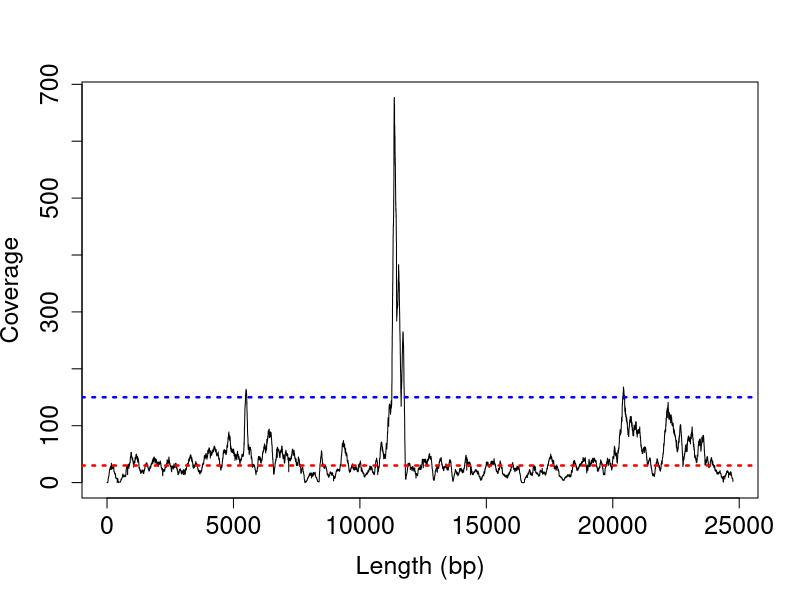

Reproduce this figure in R.

## plot example HIC (High coverage islands)
## necessary files are under HCI_example folder
setwd("/Users/jfsh/GIT_REPOS/Dysdera_silvatica_genome/R_scripts/")

## coverage information generated using SAMtools
coverage <- read.table(file="HCI_example/example_coverage_sequence2.txt",header = FALSE) ## v1: position; v2: coverage
plot(coverage$V1,coverage$V2,type="l", xlab="Length (bp)", ylab="Coverage", cex.lab=1.5, cex.axis=1.5, cex.main=1.5)
abline(h=30,col="red",lty=3,lwd=2.5)
abline(h=30*5,col="blue",lty=3,lwd=2.5)

